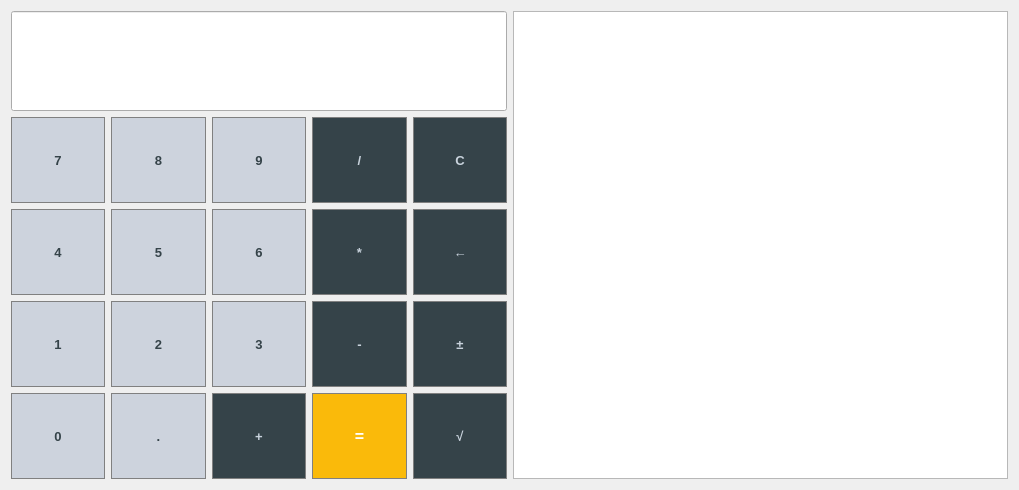
<?xml version="1.0" encoding="UTF-8"?>
<ui version="4.0">
 <class>Widget</class>
 <widget class="QWidget" name="Widget">
  <property name="geometry">
   <rect>
    <x>0</x>
    <y>0</y>
    <width>1019</width>
    <height>490</height>
   </rect>
  </property>
  <property name="minimumSize">
   <size>
    <width>895</width>
    <height>490</height>
   </size>
  </property>
  <property name="windowTitle">
   <string>Kalkulator 3000</string>
  </property>
  <layout class="QHBoxLayout" name="horizontalLayout" stretch="1,1">
   <item>
    <layout class="QVBoxLayout" name="verticalLayout" stretch="0,0">
     <item>
      <widget class="QLineEdit" name="Display">
       <property name="sizePolicy">
        <sizepolicy hsizetype="Expanding" vsizetype="Fixed">
         <horstretch>0</horstretch>
         <verstretch>0</verstretch>
        </sizepolicy>
       </property>
       <property name="minimumSize">
        <size>
         <width>0</width>
         <height>100</height>
        </size>
       </property>
       <property name="baseSize">
        <size>
         <width>0</width>
         <height>100</height>
        </size>
       </property>
       <property name="font">
        <font>
         <family>Arial</family>
         <pointsize>12</pointsize>
        </font>
       </property>
       <property name="alignment">
        <set>Qt::AlignRight|Qt::AlignTrailing|Qt::AlignVCenter</set>
       </property>
      </widget>
     </item>
     <item>
      <layout class="QGridLayout" name="gridLayout">
       <item row="0" column="0">
        <widget class="QPushButton" name="pushButton7">
         <property name="sizePolicy">
          <sizepolicy hsizetype="Expanding" vsizetype="Expanding">
           <horstretch>0</horstretch>
           <verstretch>0</verstretch>
          </sizepolicy>
         </property>
         <property name="font">
          <font>
           <family>Arial</family>
           <pointsize>10</pointsize>
           <weight>75</weight>
           <bold>true</bold>
          </font>
         </property>
         <property name="styleSheet">
          <string notr="true">QPushButton{
		background-color: #cdd3dd;
		color: #354349;
		border: 1px solid gray;
}</string>
         </property>
         <property name="text">
          <string>7</string>
         </property>
        </widget>
       </item>
       <item row="0" column="1">
        <widget class="QPushButton" name="pushButton8">
         <property name="sizePolicy">
          <sizepolicy hsizetype="Expanding" vsizetype="Expanding">
           <horstretch>0</horstretch>
           <verstretch>0</verstretch>
          </sizepolicy>
         </property>
         <property name="font">
          <font>
           <family>Arial</family>
           <pointsize>10</pointsize>
           <weight>75</weight>
           <bold>true</bold>
          </font>
         </property>
         <property name="styleSheet">
          <string notr="true">QPushButton{
		background-color: #cdd3dd;
		color: #354349;
		border: 1px solid gray;
}</string>
         </property>
         <property name="text">
          <string>8</string>
         </property>
        </widget>
       </item>
       <item row="0" column="2">
        <widget class="QPushButton" name="pushButton9">
         <property name="sizePolicy">
          <sizepolicy hsizetype="Expanding" vsizetype="Expanding">
           <horstretch>0</horstretch>
           <verstretch>0</verstretch>
          </sizepolicy>
         </property>
         <property name="font">
          <font>
           <family>Arial</family>
           <pointsize>10</pointsize>
           <weight>75</weight>
           <bold>true</bold>
          </font>
         </property>
         <property name="styleSheet">
          <string notr="true">QPushButton{
		background-color: #cdd3dd;
		color: #354349;
		border: 1px solid gray;
}</string>
         </property>
         <property name="text">
          <string>9</string>
         </property>
        </widget>
       </item>
       <item row="0" column="3">
        <widget class="QPushButton" name="divide">
         <property name="sizePolicy">
          <sizepolicy hsizetype="Expanding" vsizetype="Expanding">
           <horstretch>0</horstretch>
           <verstretch>0</verstretch>
          </sizepolicy>
         </property>
         <property name="font">
          <font>
           <family>Arial</family>
           <pointsize>10</pointsize>
           <weight>75</weight>
           <bold>true</bold>
          </font>
         </property>
         <property name="styleSheet">
          <string notr="true">QPushButton{
		background-color: #354349;
		color: #c9d3dd;
		border: 1px solid gray;
}</string>
         </property>
         <property name="text">
          <string>/</string>
         </property>
        </widget>
       </item>
       <item row="0" column="4">
        <widget class="QPushButton" name="clear">
         <property name="sizePolicy">
          <sizepolicy hsizetype="Expanding" vsizetype="Expanding">
           <horstretch>0</horstretch>
           <verstretch>0</verstretch>
          </sizepolicy>
         </property>
         <property name="font">
          <font>
           <family>Arial</family>
           <pointsize>10</pointsize>
           <weight>75</weight>
           <bold>true</bold>
          </font>
         </property>
         <property name="styleSheet">
          <string notr="true">QPushButton{
		background-color: #354349;
		color: #c9d3dd;
		border: 1px solid gray;
}</string>
         </property>
         <property name="text">
          <string>C</string>
         </property>
        </widget>
       </item>
       <item row="1" column="0">
        <widget class="QPushButton" name="pushButton4">
         <property name="sizePolicy">
          <sizepolicy hsizetype="Expanding" vsizetype="Expanding">
           <horstretch>0</horstretch>
           <verstretch>0</verstretch>
          </sizepolicy>
         </property>
         <property name="font">
          <font>
           <family>Arial</family>
           <pointsize>10</pointsize>
           <weight>75</weight>
           <bold>true</bold>
          </font>
         </property>
         <property name="styleSheet">
          <string notr="true">QPushButton{
		background-color: #cdd3dd;
		color: #354349;
		border: 1px solid gray;
}</string>
         </property>
         <property name="text">
          <string>4</string>
         </property>
        </widget>
       </item>
       <item row="1" column="1">
        <widget class="QPushButton" name="pushButton5">
         <property name="sizePolicy">
          <sizepolicy hsizetype="Expanding" vsizetype="Expanding">
           <horstretch>0</horstretch>
           <verstretch>0</verstretch>
          </sizepolicy>
         </property>
         <property name="font">
          <font>
           <family>Arial</family>
           <pointsize>10</pointsize>
           <weight>75</weight>
           <bold>true</bold>
          </font>
         </property>
         <property name="styleSheet">
          <string notr="true">QPushButton{
		background-color: #cdd3dd;
		color: #354349;
		border: 1px solid gray;
}</string>
         </property>
         <property name="text">
          <string>5</string>
         </property>
        </widget>
       </item>
       <item row="1" column="2">
        <widget class="QPushButton" name="pushButton6">
         <property name="sizePolicy">
          <sizepolicy hsizetype="Expanding" vsizetype="Expanding">
           <horstretch>0</horstretch>
           <verstretch>0</verstretch>
          </sizepolicy>
         </property>
         <property name="font">
          <font>
           <family>Arial</family>
           <pointsize>10</pointsize>
           <weight>75</weight>
           <bold>true</bold>
          </font>
         </property>
         <property name="styleSheet">
          <string notr="true">QPushButton{
		background-color: #cdd3dd;
		color: #354349;
		border: 1px solid gray;
}</string>
         </property>
         <property name="text">
          <string>6</string>
         </property>
        </widget>
       </item>
       <item row="1" column="3">
        <widget class="QPushButton" name="multiply">
         <property name="sizePolicy">
          <sizepolicy hsizetype="Expanding" vsizetype="Expanding">
           <horstretch>0</horstretch>
           <verstretch>0</verstretch>
          </sizepolicy>
         </property>
         <property name="font">
          <font>
           <family>Arial</family>
           <pointsize>10</pointsize>
           <weight>75</weight>
           <bold>true</bold>
          </font>
         </property>
         <property name="styleSheet">
          <string notr="true">QPushButton{
		background-color: #354349;
		color: #c9d3dd;
		border: 1px solid gray;
}</string>
         </property>
         <property name="text">
          <string>*</string>
         </property>
        </widget>
       </item>
       <item row="1" column="4">
        <widget class="QPushButton" name="backspace">
         <property name="sizePolicy">
          <sizepolicy hsizetype="Expanding" vsizetype="Expanding">
           <horstretch>0</horstretch>
           <verstretch>0</verstretch>
          </sizepolicy>
         </property>
         <property name="font">
          <font>
           <family>Arial</family>
           <pointsize>10</pointsize>
           <weight>75</weight>
           <bold>true</bold>
          </font>
         </property>
         <property name="styleSheet">
          <string notr="true">QPushButton{
		background-color: #354349;
		color: #c9d3dd;
		border: 1px solid gray;
}</string>
         </property>
         <property name="text">
          <string>←</string>
         </property>
        </widget>
       </item>
       <item row="2" column="0">
        <widget class="QPushButton" name="pushButton1">
         <property name="sizePolicy">
          <sizepolicy hsizetype="Expanding" vsizetype="Expanding">
           <horstretch>0</horstretch>
           <verstretch>0</verstretch>
          </sizepolicy>
         </property>
         <property name="font">
          <font>
           <family>Arial</family>
           <pointsize>10</pointsize>
           <weight>75</weight>
           <bold>true</bold>
          </font>
         </property>
         <property name="styleSheet">
          <string notr="true">QPushButton{
		background-color: #cdd3dd;
		color: #354349;
		border: 1px solid gray;
}</string>
         </property>
         <property name="text">
          <string>1</string>
         </property>
        </widget>
       </item>
       <item row="2" column="1">
        <widget class="QPushButton" name="pushButton2">
         <property name="sizePolicy">
          <sizepolicy hsizetype="Expanding" vsizetype="Expanding">
           <horstretch>0</horstretch>
           <verstretch>0</verstretch>
          </sizepolicy>
         </property>
         <property name="font">
          <font>
           <family>Arial</family>
           <pointsize>10</pointsize>
           <weight>75</weight>
           <bold>true</bold>
          </font>
         </property>
         <property name="styleSheet">
          <string notr="true">QPushButton{
		background-color: #cdd3dd;
		color: #354349;
		border: 1px solid gray;
}</string>
         </property>
         <property name="text">
          <string>2</string>
         </property>
        </widget>
       </item>
       <item row="2" column="2">
        <widget class="QPushButton" name="pushButton3">
         <property name="sizePolicy">
          <sizepolicy hsizetype="Expanding" vsizetype="Expanding">
           <horstretch>0</horstretch>
           <verstretch>0</verstretch>
          </sizepolicy>
         </property>
         <property name="font">
          <font>
           <family>Arial</family>
           <pointsize>10</pointsize>
           <weight>75</weight>
           <bold>true</bold>
          </font>
         </property>
         <property name="styleSheet">
          <string notr="true">QPushButton{
		background-color: #cdd3dd;
		color: #354349;
		border: 1px solid gray;
}</string>
         </property>
         <property name="text">
          <string>3</string>
         </property>
        </widget>
       </item>
       <item row="2" column="3">
        <widget class="QPushButton" name="minus">
         <property name="sizePolicy">
          <sizepolicy hsizetype="Expanding" vsizetype="Expanding">
           <horstretch>0</horstretch>
           <verstretch>0</verstretch>
          </sizepolicy>
         </property>
         <property name="font">
          <font>
           <family>Arial</family>
           <pointsize>10</pointsize>
           <weight>75</weight>
           <bold>true</bold>
          </font>
         </property>
         <property name="styleSheet">
          <string notr="true">QPushButton{
		background-color: #354349;
		color: #c9d3dd;
		border: 1px solid gray;
}</string>
         </property>
         <property name="text">
          <string>-</string>
         </property>
        </widget>
       </item>
       <item row="2" column="4">
        <widget class="QPushButton" name="changeSign">
         <property name="sizePolicy">
          <sizepolicy hsizetype="Expanding" vsizetype="Expanding">
           <horstretch>0</horstretch>
           <verstretch>0</verstretch>
          </sizepolicy>
         </property>
         <property name="font">
          <font>
           <family>Arial</family>
           <pointsize>10</pointsize>
           <weight>75</weight>
           <bold>true</bold>
          </font>
         </property>
         <property name="styleSheet">
          <string notr="true">QPushButton{
		background-color: #354349;
		color: #c9d3dd;
		border: 1px solid gray;
}</string>
         </property>
         <property name="text">
          <string>±</string>
         </property>
        </widget>
       </item>
       <item row="3" column="0">
        <widget class="QPushButton" name="pushButton0">
         <property name="sizePolicy">
          <sizepolicy hsizetype="Expanding" vsizetype="Expanding">
           <horstretch>0</horstretch>
           <verstretch>0</verstretch>
          </sizepolicy>
         </property>
         <property name="font">
          <font>
           <family>Arial</family>
           <pointsize>10</pointsize>
           <weight>75</weight>
           <bold>true</bold>
          </font>
         </property>
         <property name="styleSheet">
          <string notr="true">QPushButton{
		background-color: #cdd3dd;
		color: #354349;
		border: 1px solid gray;
}</string>
         </property>
         <property name="text">
          <string>0</string>
         </property>
        </widget>
       </item>
       <item row="3" column="1">
        <widget class="QPushButton" name="period">
         <property name="sizePolicy">
          <sizepolicy hsizetype="Expanding" vsizetype="Expanding">
           <horstretch>0</horstretch>
           <verstretch>0</verstretch>
          </sizepolicy>
         </property>
         <property name="font">
          <font>
           <family>Arial</family>
           <pointsize>10</pointsize>
           <weight>75</weight>
           <bold>true</bold>
          </font>
         </property>
         <property name="styleSheet">
          <string notr="true">QPushButton{
		background-color: #cdd3dd;
		color: #354349;
		border: 1px solid gray;
}</string>
         </property>
         <property name="text">
          <string>.</string>
         </property>
        </widget>
       </item>
       <item row="3" column="2">
        <widget class="QPushButton" name="plus">
         <property name="sizePolicy">
          <sizepolicy hsizetype="Expanding" vsizetype="Expanding">
           <horstretch>0</horstretch>
           <verstretch>0</verstretch>
          </sizepolicy>
         </property>
         <property name="font">
          <font>
           <family>Arial</family>
           <pointsize>10</pointsize>
           <weight>75</weight>
           <bold>true</bold>
          </font>
         </property>
         <property name="styleSheet">
          <string notr="true">QPushButton{
		background-color: #354349;
		color: #c9d3dd;
		border: 1px solid gray;
}</string>
         </property>
         <property name="text">
          <string>+</string>
         </property>
        </widget>
       </item>
       <item row="3" column="3">
        <widget class="QPushButton" name="equality">
         <property name="sizePolicy">
          <sizepolicy hsizetype="Expanding" vsizetype="Expanding">
           <horstretch>0</horstretch>
           <verstretch>0</verstretch>
          </sizepolicy>
         </property>
         <property name="font">
          <font>
           <family>Arial</family>
           <pointsize>12</pointsize>
           <weight>75</weight>
           <bold>true</bold>
          </font>
         </property>
         <property name="styleSheet">
          <string notr="true">QPushButton{
		background-color: #faba0a;
		color: white;
		border: 1px solid gray;
}
</string>
         </property>
         <property name="text">
          <string>=</string>
         </property>
        </widget>
       </item>
       <item row="3" column="4">
        <widget class="QPushButton" name="sqrt">
         <property name="sizePolicy">
          <sizepolicy hsizetype="Expanding" vsizetype="Expanding">
           <horstretch>0</horstretch>
           <verstretch>0</verstretch>
          </sizepolicy>
         </property>
         <property name="font">
          <font>
           <family>Arial</family>
           <pointsize>10</pointsize>
           <weight>75</weight>
           <bold>true</bold>
          </font>
         </property>
         <property name="styleSheet">
          <string notr="true">QPushButton{
		background-color: #354349;
		color: #c9d3dd;
		border: 1px solid gray;
}</string>
         </property>
         <property name="text">
          <string>√</string>
         </property>
        </widget>
       </item>
      </layout>
     </item>
    </layout>
   </item>
   <item>
    <widget class="QPlainTextEdit" name="history">
     <property name="sizePolicy">
      <sizepolicy hsizetype="MinimumExpanding" vsizetype="Preferred">
       <horstretch>0</horstretch>
       <verstretch>0</verstretch>
      </sizepolicy>
     </property>
     <property name="font">
      <font>
       <pointsize>12</pointsize>
      </font>
     </property>
    </widget>
   </item>
  </layout>
 </widget>
 <resources/>
 <connections/>
</ui>
